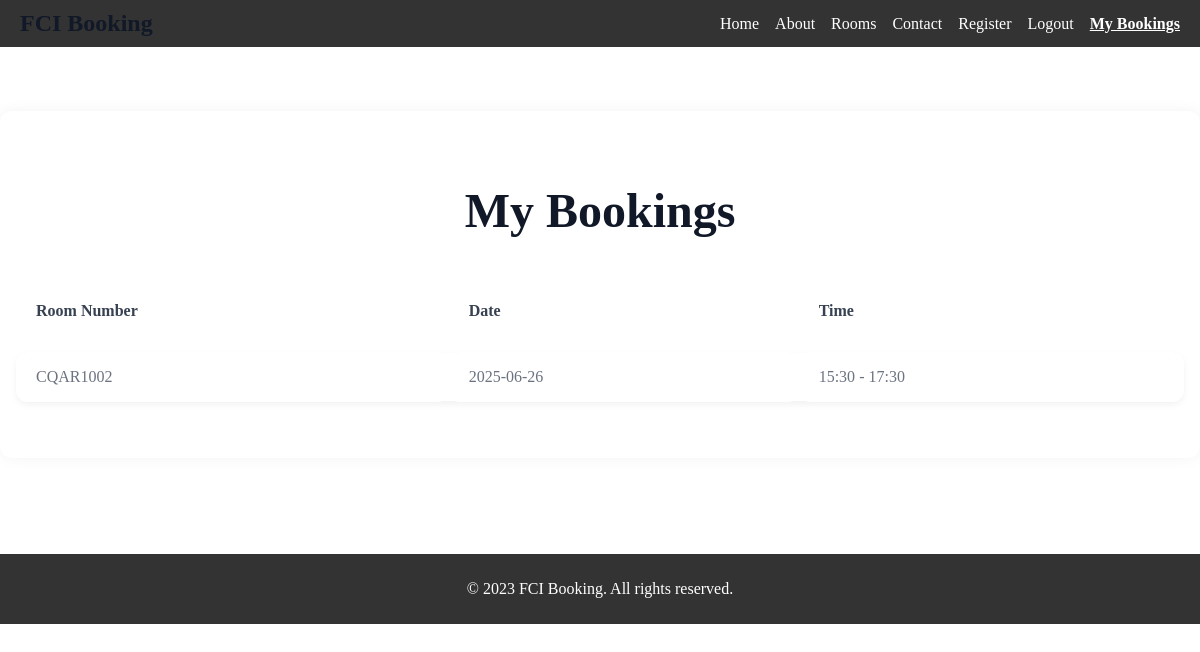
/my-bookings (signed in), run on the app's committed database.
### tables this page shows
CREATE TABLE bookings (
            id INTEGER PRIMARY KEY AUTOINCREMENT,
            username TEXT,
            room_number TEXT,
            date TEXT, time TEXT, start_time TEXT, end_time TEXT,
            FOREIGN KEY(username) REFERENCES users(username)
         );

### app.py (the view)
@app.route('/my-bookings', methods=['GET'])
def my_bookings():
    if 'username' not in session:
        flash('Please login to view your bookings.', 'error')
        return redirect('/login')
    username = session['username']
    conn = sqlite3.connect("booking_database.db")
    cursor = conn.cursor()
    cursor.execute("""
        SELECT room_number, date, start_time, end_time FROM bookings WHERE username = ? ORDER BY date, start_time""", (username,))
    bookings = cursor.fetchall()
    conn.close()
    bookings_list = [
        {
            'room_number': b[0],
            'date': b[1],
            'start_time': b[2],
            'end_time': b[3]
        } for b in bookings
    ]
    return render_template('my_bookings.html', bookings=bookings_list)

### templates/my_bookings.html (shortened to what this page needs)
<!DOCTYPE html>
<html lang="en">
<head>
    <link rel="stylesheet" href="../static/css/style.mybookings.css" />
</head>
<body>
    <header>
        <h1>FCI Booking</h1>
        <nav>
            <ul style="list-style:none; display:flex; gap:16px; justify-content:center; padding:0;">
                <li><a href="/index">Home</a></li>
                <li><a href="/about">About</a></li>
                <li><a href="/rooms">Rooms</a></li>
                <li><a href="/contacts">Contact</a></li>
                <li><a href="/register">Register</a></li>
                {% if session.username %}
                    <li><a href="/logout">Logout</a></li>
                    <li><a href="/my-bookings" style="font-weight:700; text-decoration:underline;">My Bookings</a></li>
                {% else %}
                    <li><a href="/login">Login</a></li>
                {% endif %}
            </ul>
        </nav>
    </header>
    <main>
        <div class="container">
            <h1>My Bookings</h1>
            {% if bookings %}
            <table role="table" aria-label="User's bookings">
                <thead>
                    <tr>
                        <th scope="col">Room Number</th>
                        <th scope="col">Date</th>
                        <th scope="col">Time</th>
                    </tr>
                </thead>
                <tbody>
                    {% for booking in bookings %}
                    <tr>
                        <td>{{ booking.room_number }}</td>
                        <td>{{ booking.date }}</td>
                        <td>{{ booking.start_time }} - {{ booking.end_time }}</td>
                    </tr>
                    {% endfor %}
                </tbody>
            </table>
            {% else %}
            <p class="no-bookings">No bookings have been made yet.</p>
            <div style="text-align:center;">
                <a href="/book-now" class="btn-book-now" role="button">Book Now</a>
            </div>
            {% endif %}
        </div>
    </main>
    <footer>
        <p>&copy; 2023 FCI Booking. All rights reserved.</p>
    </footer>
</body>
</html>

### static/css/style.mybookings.css (style rules this page uses)
body { background-color: #ffffff; color: #6b7280; font-family: 'Times New Roman', Times, serif, sans-serif; margin: 0; padding: 0; min-height: 100vh; display: flex; flex-direction: column; }
.container { max-width: 1200px; margin: 4rem auto 6rem; padding: 2.5rem 1rem; background: white; border-radius: 0.75rem; box-shadow: 0 0 15px rgba(0,0,0,0.05); }
h1 { font-size: 48px; font-weight: 700; color: #111827; margin-bottom: 2rem; text-align: center; }
table { width: 100%; border-collapse: separate; border-spacing: 0 1rem; }
thead { font-weight: 700; color: #374151; border-bottom: 2px solid #e5e7eb; }
th, td { padding: 1rem 1.25rem; text-align: left; font-size: 16px; }
tbody tr { background: #f9fafb; border-radius: 0.75rem; box-shadow: 0 3px 6px rgba(0,0,0,0.05); transition: background-color 0.3s ease; }
tbody tr td { background: white; border-radius: 0.75rem; padding: 1rem 1.25rem; }
header { background-color: #333333; color: white; padding: 10px 20px; display: flex; justify-content: space-between; align-items: center; position: sticky; top: 0; z-index: 100; }
header h1 { font-size: 24px; font-weight: bold; margin: 0; }
nav ul { list-style: none; display: flex; gap: 20px; margin: 0; padding: 0; }
nav a { color: white; text-decoration: none; font-weight: 500; transition: color 0.3s ease; }
footer { background-color: #333333; color: white; text-align: center; padding: 10px 0; position: relative; bottom: 0; width: 100%; }

### data on the page
bookings: room_number "CQAR1002", date "2025-06-26", start_time "15:30", end_time "17:30"
